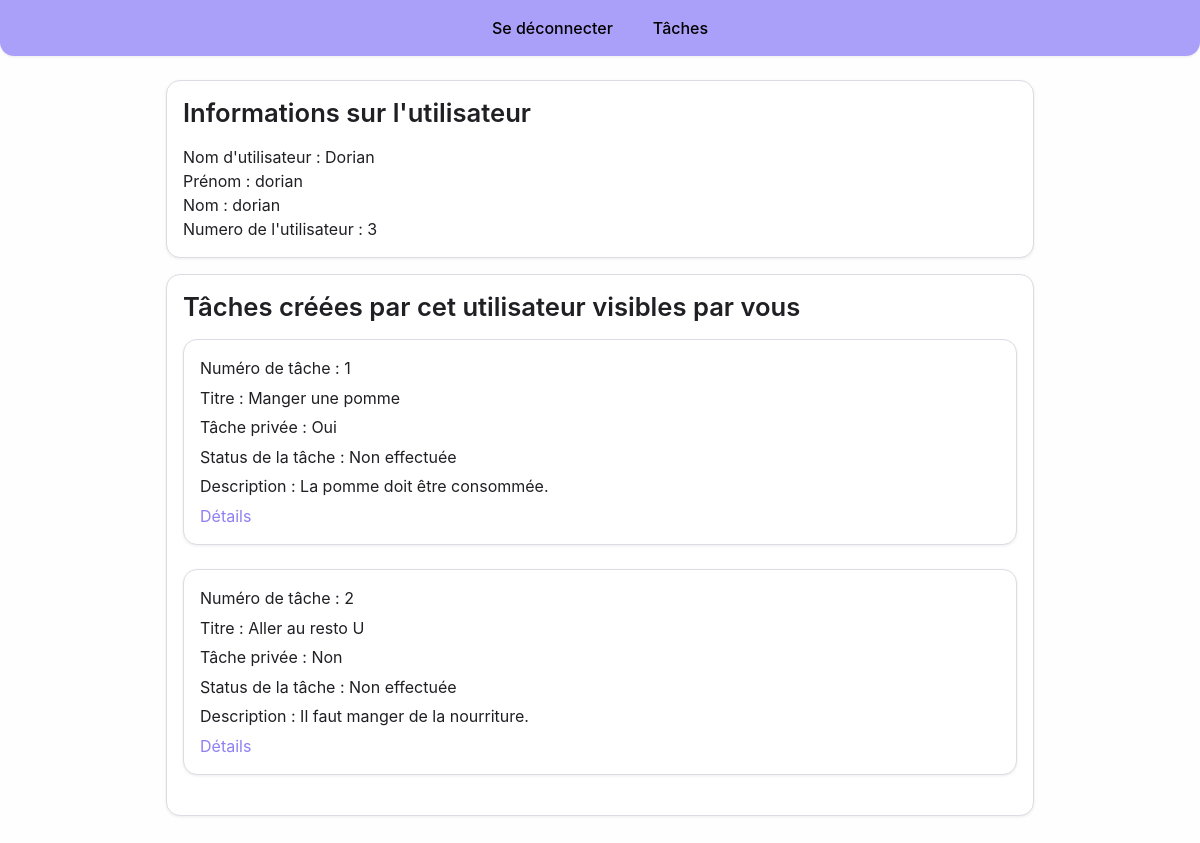
The app's page /user/3 (signed in) with its own data.
### polls/models.py (models this page shows, shortened)
class User(AbstractUser):
    description = models.CharField(max_length=512,blank=False,default="default_description")

class Task(models.Model):
    status = models.BooleanField(blank=False)
    createdBy = models.ForeignKey(User, on_delete=models.CASCADE)
    parent = models.ForeignKey('self', on_delete=models.CASCADE, null=True, blank=True)
    isPrivate = models.BooleanField(blank=False)
    title = models.CharField(max_length=64,blank=False)
    description = models.CharField(max_length=512)

### polls/views.py (the view)
# urls.py: path("user/<int:user_id>", views.users, name="users"),
def users(request, user_id):
    if request.user.is_authenticated:
        if request.method == 'GET':
            profile_user = User.objects.get(id=user_id)
            return render(request, "users.html",
                {"user" : profile_user,
                "userTasks": [t for t in get_visible_tasks(request.user) if t.createdBy == profile_user]})
    return redirect('/login')

### polls/tasks.py (called while the page is built)
def get_visible_tasks(user):
    all_tasks = [t for t in Task.objects.all()]
    for t in all_tasks:
        if visibleTask(user,t) == False:
            all_tasks.remove(t) #If non of the above conditions met, the task is removed from the visible tasks list.
    return all_tasks

def visibleTask(user, t):
    if t.isPrivate == False: #If the task is public.
        return True
    if doableTask(user,t) == True:
        return True
    return False

def doableTask(user,task):
    if(len(AssignUserToTask.objects.filter(user=user,task=task)) >= 1): #If the user is assigned to this task.
        return True
    user_team_assigned_to_task = False
    for assignment in AssignUserToTeam.objects.filter(user=user): #If the user is in a team assigned to this task.
        team = assignment.team
        if(len(AssignTeamToTask.objects.filter(team=team, task=task)) >= 1):
            user_team_assigned_to_task = True
            break
    if(user_team_assigned_to_task == True):
        return True
    if task.createdBy == user: #If the task was created by the user.
        return True
    return False

### polls/templates/users.html (shortened to what this page needs)
<!doctype html>
<html lang="fr">
	<head>
		{% load static %}
		<link rel="stylesheet" type="text/css" href="{% static 'general.css' %}">
	</head>
	<body>
		<header>
			<nav>
				<a href="/sign_out" class="buttonBar">Se déconnecter</a>
                <a href="/tasks" class="buttonBar">Tâches</a>
			</nav>
		</header>
        <main>
            <div class="panel">
				<h1>Informations sur l'utilisateur</h1>
                <div>Nom d'utilisateur : {{user}}</div>
                <div>Prénom : {{user.first_name}}</div>
                <div>Nom : {{user.last_name}}</div>
                <div>Numero de l'utilisateur : {{user.id}}</div>
            </div>
			<div class="panel">
				<h1>Tâches créées par cet utilisateur visibles par vous</h1>
				{% for task in userTasks %}
				<div class="card">
					<div>Numéro de tâche : {{ task.id }}</div>
					<div>Titre : {{ task.title }}</div>
					<div>Tâche privée :{% if task.isPrivate == True %} Oui {% else %} Non {% endif %}</div>
					<div>Status de la tâche :{% if task.status == True %} Effectuée {% else %} Non effectuée {% endif %}</div>
					<div>Description : {{task.description}}</div>
					<a href="{% url 'task_inspect' task.id %}">Détails</a>
				</div>
				<br>
				{% endfor %}
			</div>
        </main>
	</body>
</html>

### static/general.css (style rules this page uses)
:root { --color0: #FEFEFF; --color1: #d4d4d4; --color2: #D6CFFF; --color3: #000000; --color4: #ABA0F9; --color4-dark: #8f7ff2; --color4-light: #f1eeff; --text: #1f1f24; --text-muted: #5b5b66; --border: #dcdce3; --surface: #ffffff; --danger: #e0575c; --success: #3fae6a; --radius-sm: 8px; --radius-md: 14px; --radius-lg: 20px; --shadow-sm: 0 1px 3px rgba(20, 20, 30, 0.08); --shadow-md: 0 6px 20px rgba(20, 20, 30, 0.10); --space-1: 0.5rem; --space-2: 1rem; --space-3: 1.5rem; --space-4: 2.5rem; }
*, *::before, *::after { box-sizing: border-box; }
body { margin: 0; min-height: 100vh; display: flex; flex-direction: column; background-color: var(--color0); color: var(--text); font-family: -apple-system, BlinkMacSystemFont, "Segoe UI", Roboto, Helvetica, Arial, sans-serif; line-height: 1.5; }
h1, h2, h3 { color: var(--text); font-weight: 600; line-height: 1.25; }
h1 { font-size: 1.6rem; margin: var(--space-3) 0 var(--space-2); }
a { color: var(--color4-dark); text-decoration: none; }
main { flex: 1; width: 100%; max-width: 900px; margin: 0 auto; padding: var(--space-3) var(--space-2) var(--space-4); }
header { position: sticky; top: 0; z-index: 10; border-radius: 0 0 var(--radius-md) var(--radius-md); color: var(--color3); background-color: var(--color4); box-shadow: var(--shadow-sm); display: flex; flex-direction: column; }
header a { color: var(--color3); text-decoration: none; font-weight: 500; }
header nav { display: flex; flex-direction: row; flex-wrap: wrap; padding: var(--space-1) var(--space-2); gap: var(--space-1); align-items: center; justify-content: center; border-style: hidden; text-align: center; }
.buttonBar { display: flex; align-items: center; justify-content: center; height: 40px; padding: 0 var(--space-2); border-radius: var(--radius-sm); transition: background-color 0.15s ease, transform 0.1s ease; }
.card { background-color: var(--surface); border: 1px solid var(--border); border-radius: var(--radius-md); padding: var(--space-2); box-shadow: var(--shadow-sm); transition: box-shadow 0.15s ease, transform 0.1s ease; }
.card > div { margin-bottom: 0.35rem; color: var(--text); }
.panel { background-color: var(--surface); border: 1px solid var(--border); border-radius: var(--radius-md); padding: var(--space-2); box-shadow: var(--shadow-sm); margin-bottom: var(--space-2); }
.panel h1 { margin-top: 0; }

### records on screen
User: username "Dorian", first_name "dorian", last_name "dorian", id "3"
Task: id "1", title "Manger une pomme", isPrivate "Oui", status "Non effectuée", description "La pomme doit être consommée."
Task: id "2", title "Aller au resto U", isPrivate "Non", status "Non effectuée", description "Il faut manger de la nourriture."
